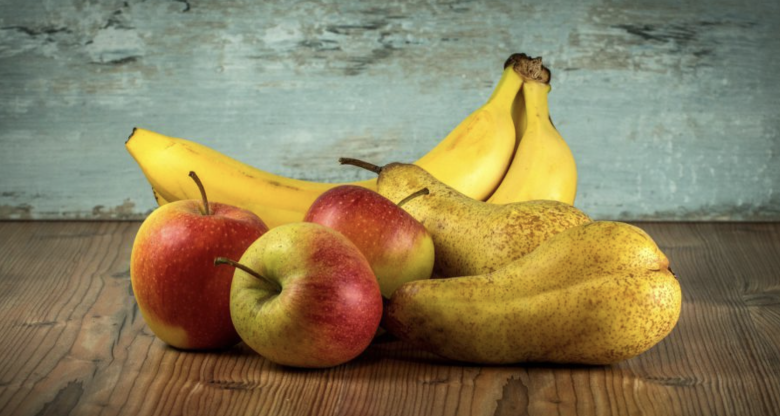
#> input picture code/region_growing/images/input_image/fruit.png, 1560 x 832 px (shown at 1/2 size)
$ python test.py
#> lines starting #> are read from the running program, lines starting #| are printed output that depends on the picture; after the words box and inside, x2 and y2 are one past the last pixel; in counts of white or black regions, pixels touching at a corner belong together
### code/region_growing/region_growing.py
# region_growing.py

import numpy as np

def region_growing(image, seed_point, threshold=10):
    """
    对图像进行区域生长分割。

    参数：
        image: 输入的灰度图像（numpy数组）。
        seed_point: 种子点坐标，格式为(x, y)。
        threshold: 灰度值差异的阈值。

    返回：
        seg_image: 分割后的二值图像，区域为1，其余为0。
    """
    height, width = image.shape
    seg_image = np.zeros((height, width), np.uint8)
    visited = np.zeros((height, width), np.bool_)

    # 初始化种子点列表
    seed_list = [seed_point]
    visited[seed_point[1], seed_point[0]] = True
    seg_image[seed_point[1], seed_point[0]] = 1
    region_mean = float(image[seed_point[1], seed_point[0]])

    # 定义四邻域
    neighbors = [(-1, 0), (1, 0), (0, -1), (0, 1)]

    while seed_list:
        x, y = seed_list.pop(0)
        for dx, dy in neighbors:
            nx, ny = x + dx, y + dy
            if 0 <= nx < width and 0 <= ny < height and not visited[ny, nx]:
                pixel_value = float(image[ny, nx])
                if abs(pixel_value - region_mean) <= threshold:
                    seg_image[ny, nx] = 1
                    seed_list.append((nx, ny))
                    # 更新区域均值
                    region_mean = (region_mean * np.sum(seg_image) + pixel_value) / (np.sum(seg_image) + 1)
                visited[ny, nx] = True

    return seg_image

### code/region_growing/test.py

from region_growing import region_growing
from seed_selection import select_seed_point
if __name__ == "__main__":
    import cv2
    import matplotlib.pyplot as plt

    # 读取灰度图像
    image = cv2.imread('./images/input_image/fruit.png', cv2.IMREAD_GRAYSCALE)
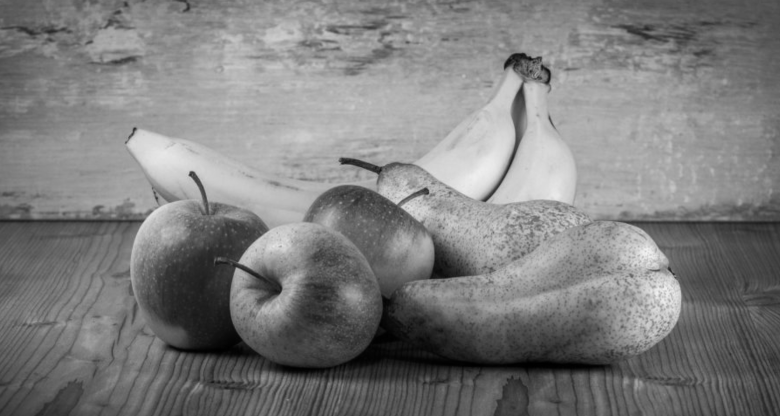
#> image: shape (832, 1560) (shown at 1/2 size); min 0, max 244, mean 125

    # 定义种子点
    seed_point = (1000, 300)

    # 执行区域生长
    seg_image = region_growing(image, seed_point, threshold=10)
#> in region_growing, `region_mean = float(image[seed_point[1], seed_point[0]])`: region_mean = 220
#> after the loop in region_growing, `while seed_list:`:
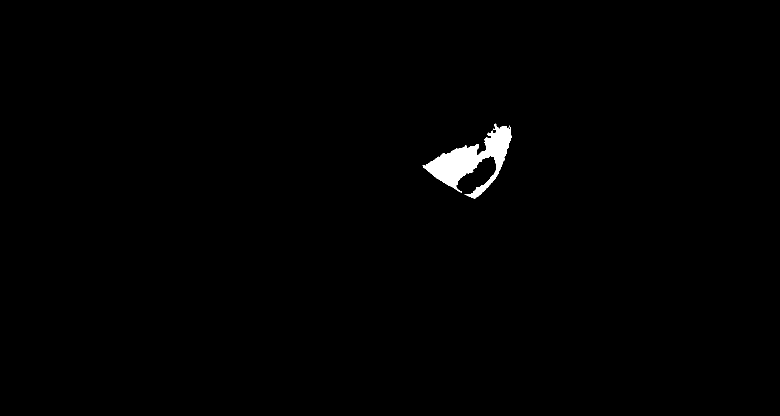
#> seg_image: shape (832, 1560) (shown at 1/2 size); values 0 (black) and 1 (white), 0.72% white; 1 white region, box (x1, y1, x2, y2) and area: (845, 247, 1024, 397) 9307
#> after the loop in region_growing, `while seed_list:`:
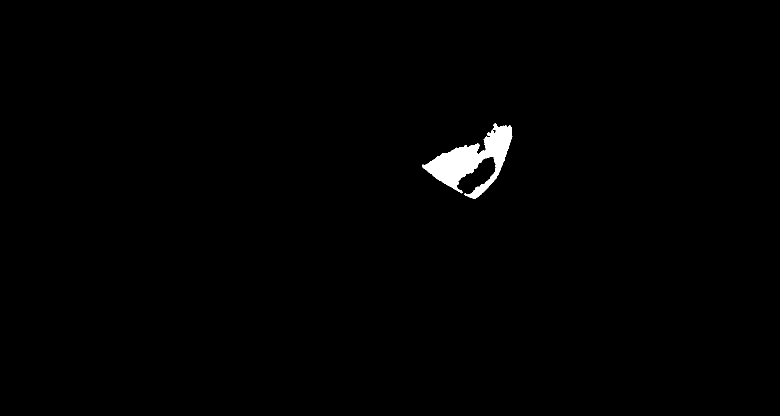
#> visited: shape (832, 1560) bool (shown at 1/2 size); 0.78% white; 1 white region, box (x1, y1, x2, y2) and area: (844, 246, 1025, 398) 10148
#> after the loop in region_growing, `while seed_list:`: region_mean = 214.3; seed_list = []

    # 显示结果
    plt.figure(figsize=(10, 5))
    plt.subplot(121), plt.imshow(image, cmap='gray'), plt.title('原始图像')
    plt.subplot(122), plt.imshow(seg_image, cmap='gray'), plt.title('分割结果')
    plt.show()
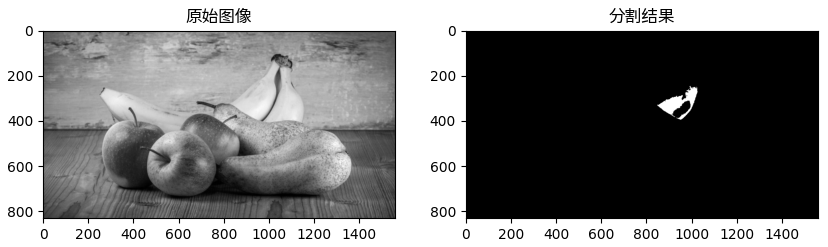
#> figure drawn by matplotlib, 2 panels

# [7 lines of commented-out code are left out]
